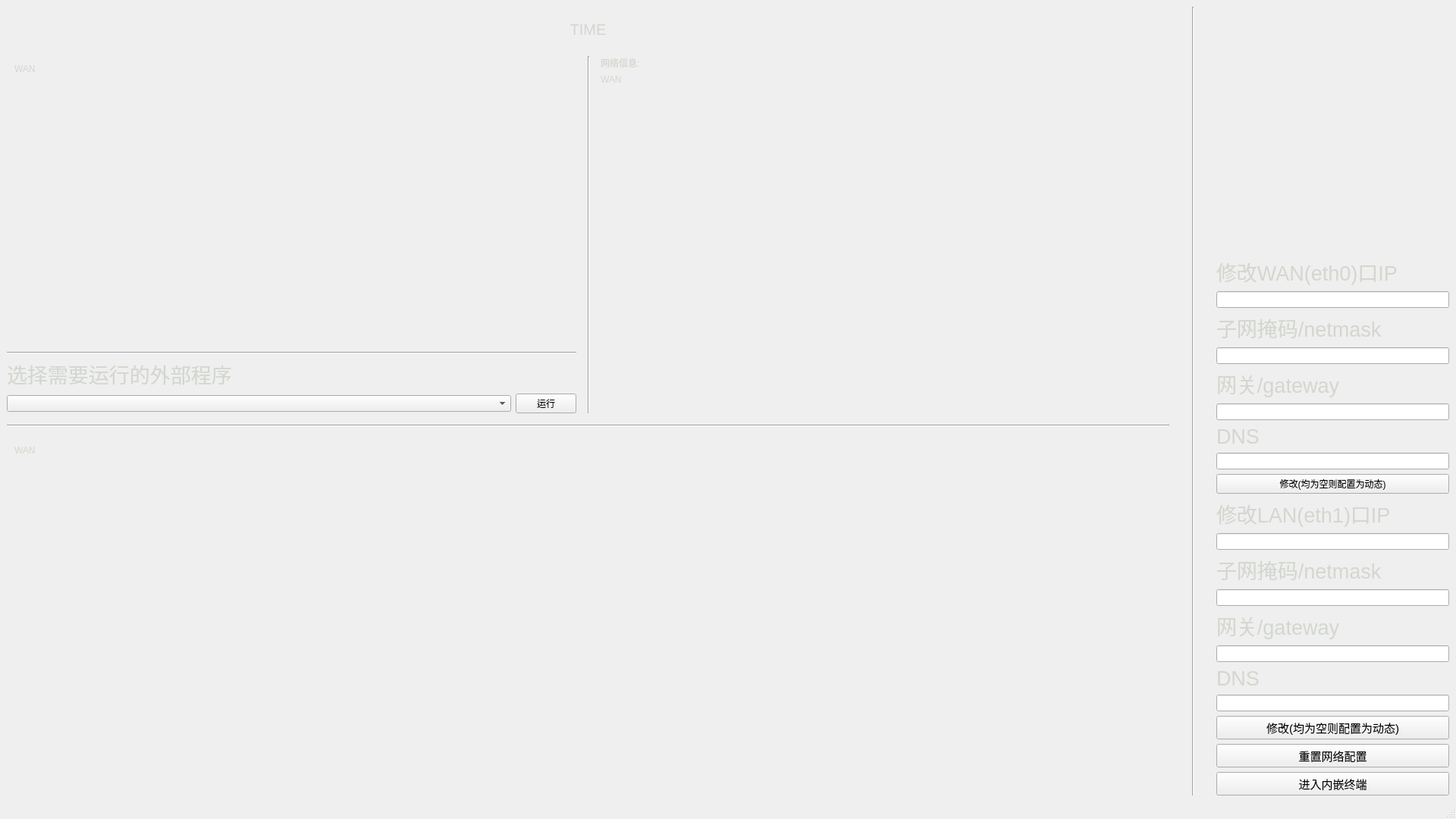
<?xml version="1.0" encoding="UTF-8"?>
<ui version="4.0">
 <class>MainWindow</class>
 <widget class="QMainWindow" name="MainWindow">
  <property name="geometry">
   <rect>
    <x>0</x>
    <y>0</y>
    <width>1920</width>
    <height>1080</height>
   </rect>
  </property>
  <property name="windowTitle">
   <string>MainWindow</string>
  </property>
  <property name="styleSheet">
   <string notr="true">#MainWindow{
border-image: url(:/new/prefix1/bg.png);
}</string>
  </property>
  <widget class="QWidget" name="centralwidget">
   <property name="styleSheet">
    <string notr="true"/>
   </property>
   <layout class="QHBoxLayout" name="horizontalLayout_3" stretch="5,0,1">
    <item>
     <layout class="QVBoxLayout" name="verticalLayout_6" stretch="1,8,0,8">
      <item>
       <widget class="QLabel" name="TIME_LABLE">
        <property name="sizePolicy">
         <sizepolicy hsizetype="Preferred" vsizetype="Minimum">
          <horstretch>0</horstretch>
          <verstretch>0</verstretch>
         </sizepolicy>
        </property>
        <property name="font">
         <font>
          <family>Ubuntu</family>
          <pointsize>15</pointsize>
          <italic>false</italic>
          <bold>false</bold>
         </font>
        </property>
        <property name="styleSheet">
         <string notr="true">color: rgb(211, 215, 207);</string>
        </property>
        <property name="text">
         <string>TIME</string>
        </property>
        <property name="textFormat">
         <enum>Qt::AutoText</enum>
        </property>
        <property name="alignment">
         <set>Qt::AlignCenter</set>
        </property>
       </widget>
      </item>
      <item>
       <layout class="QHBoxLayout" name="horizontalLayout_2" stretch="0,0,0">
        <item>
         <layout class="QVBoxLayout" name="verticalLayout_5">
          <item>
           <widget class="QScrollArea" name="scrollArea_2">
            <property name="styleSheet">
             <string notr="true">background-color: transparent;</string>
            </property>
            <property name="widgetResizable">
             <bool>true</bool>
            </property>
            <widget class="QWidget" name="scrollAreaWidgetContents_2">
             <property name="geometry">
              <rect>
               <x>0</x>
               <y>0</y>
               <width>745</width>
               <height>348</height>
              </rect>
             </property>
             <layout class="QVBoxLayout" name="verticalLayout_12">
              <item>
               <widget class="QLabel" name="info_detail">
                <property name="sizePolicy">
                 <sizepolicy hsizetype="Preferred" vsizetype="Preferred">
                  <horstretch>0</horstretch>
                  <verstretch>0</verstretch>
                 </sizepolicy>
                </property>
                <property name="styleSheet">
                 <string notr="true">color: rgb(211, 215, 207);</string>
                </property>
                <property name="text">
                 <string>&lt;html&gt;&lt;head/&gt;&lt;body&gt;&lt;p&gt;WAN                                        &lt;/p&gt;&lt;p&gt;&lt;br/&gt;&lt;/p&gt;&lt;p&gt;&lt;br/&gt;&lt;/p&gt;&lt;p&gt;&lt;br/&gt;&lt;/p&gt;&lt;p&gt;&lt;br/&gt;&lt;/p&gt;&lt;p&gt;&lt;br/&gt;&lt;/p&gt;&lt;/body&gt;&lt;/html&gt;</string>
                </property>
                <property name="textFormat">
                 <enum>Qt::AutoText</enum>
                </property>
                <property name="alignment">
                 <set>Qt::AlignLeading|Qt::AlignLeft|Qt::AlignTop</set>
                </property>
                <property name="wordWrap">
                 <bool>true</bool>
                </property>
               </widget>
              </item>
             </layout>
            </widget>
           </widget>
          </item>
          <item>
           <layout class="QVBoxLayout" name="verticalLayout_2"/>
          </item>
          <item>
           <widget class="Line" name="line_3">
            <property name="orientation">
             <enum>Qt::Horizontal</enum>
            </property>
           </widget>
          </item>
          <item>
           <layout class="QVBoxLayout" name="verticalLayout_4">
            <item>
             <widget class="QLabel" name="INFO_3">
              <property name="font">
               <font>
                <family>Ubuntu</family>
                <pointsize>20</pointsize>
                <italic>false</italic>
                <bold>false</bold>
                <kerning>true</kerning>
               </font>
              </property>
              <property name="styleSheet">
               <string notr="true">color: rgb(211, 215, 207);
</string>
              </property>
              <property name="lineWidth">
               <number>1</number>
              </property>
              <property name="text">
               <string>&lt;html&gt;&lt;head/&gt;&lt;body&gt;&lt;p&gt;选择需要运行的外部程序&lt;/p&gt;&lt;/body&gt;&lt;/html&gt;</string>
              </property>
              <property name="alignment">
               <set>Qt::AlignLeading|Qt::AlignLeft|Qt::AlignTop</set>
              </property>
             </widget>
            </item>
            <item>
             <layout class="QHBoxLayout" name="horizontalLayout">
              <item>
               <widget class="QComboBox" name="comboBoxSelectDemo">
                <property name="sizePolicy">
                 <sizepolicy hsizetype="MinimumExpanding" vsizetype="Fixed">
                  <horstretch>0</horstretch>
                  <verstretch>0</verstretch>
                 </sizepolicy>
                </property>
               </widget>
              </item>
              <item>
               <widget class="QPushButton" name="pushButtonRunDemo">
                <property name="text">
                 <string>运行</string>
                </property>
               </widget>
              </item>
             </layout>
            </item>
           </layout>
          </item>
         </layout>
        </item>
        <item>
         <widget class="Line" name="line_2">
          <property name="minimumSize">
           <size>
            <width>20</width>
            <height>0</height>
           </size>
          </property>
          <property name="orientation">
           <enum>Qt::Vertical</enum>
          </property>
         </widget>
        </item>
        <item>
         <layout class="QVBoxLayout" name="verticalLayout_3">
          <item>
           <widget class="QLabel" name="INFO_2">
            <property name="sizePolicy">
             <sizepolicy hsizetype="Preferred" vsizetype="Minimum">
              <horstretch>0</horstretch>
              <verstretch>0</verstretch>
             </sizepolicy>
            </property>
            <property name="styleSheet">
             <string notr="true">color: rgb(211, 215, 207);</string>
            </property>
            <property name="text">
             <string>&lt;html&gt;&lt;head/&gt;&lt;body&gt;&lt;p&gt;网络信息:&lt;/p&gt;&lt;/body&gt;&lt;/html&gt;</string>
            </property>
            <property name="textFormat">
             <enum>Qt::AutoText</enum>
            </property>
            <property name="alignment">
             <set>Qt::AlignLeading|Qt::AlignLeft|Qt::AlignTop</set>
            </property>
           </widget>
          </item>
          <item>
           <widget class="QLabel" name="ip_detail">
            <property name="sizePolicy">
             <sizepolicy hsizetype="MinimumExpanding" vsizetype="MinimumExpanding">
              <horstretch>0</horstretch>
              <verstretch>0</verstretch>
             </sizepolicy>
            </property>
            <property name="autoFillBackground">
             <bool>false</bool>
            </property>
            <property name="styleSheet">
             <string notr="true">color: rgb(211, 215, 207);</string>
            </property>
            <property name="text">
             <string>&lt;html&gt;&lt;head/&gt;&lt;body&gt;&lt;p&gt;WAN&lt;/p&gt;&lt;p&gt;&lt;br/&gt;&lt;/p&gt;&lt;p&gt;&lt;br/&gt;&lt;/p&gt;&lt;p&gt;&lt;br/&gt;&lt;/p&gt;&lt;p&gt;&lt;br/&gt;&lt;/p&gt;&lt;/body&gt;&lt;/html&gt;</string>
            </property>
            <property name="textFormat">
             <enum>Qt::AutoText</enum>
            </property>
            <property name="alignment">
             <set>Qt::AlignLeading|Qt::AlignLeft|Qt::AlignTop</set>
            </property>
            <property name="wordWrap">
             <bool>true</bool>
            </property>
           </widget>
          </item>
         </layout>
        </item>
       </layout>
      </item>
      <item>
       <widget class="Line" name="line">
        <property name="sizePolicy">
         <sizepolicy hsizetype="Minimum" vsizetype="Fixed">
          <horstretch>0</horstretch>
          <verstretch>0</verstretch>
         </sizepolicy>
        </property>
        <property name="minimumSize">
         <size>
          <width>0</width>
          <height>20</height>
         </size>
        </property>
        <property name="sizeIncrement">
         <size>
          <width>0</width>
          <height>0</height>
         </size>
        </property>
        <property name="baseSize">
         <size>
          <width>0</width>
          <height>0</height>
         </size>
        </property>
        <property name="orientation">
         <enum>Qt::Horizontal</enum>
        </property>
       </widget>
      </item>
      <item>
       <widget class="QScrollArea" name="scrollArea">
        <property name="styleSheet">
         <string notr="true">background-color: transparent;</string>
        </property>
        <property name="widgetResizable">
         <bool>true</bool>
        </property>
        <widget class="QWidget" name="scrollAreaWidgetContents">
         <property name="geometry">
          <rect>
           <x>0</x>
           <y>0</y>
           <width>1532</width>
           <height>467</height>
          </rect>
         </property>
         <layout class="QVBoxLayout" name="verticalLayout_9">
          <item>
           <widget class="QLabel" name="info_detail_2">
            <property name="minimumSize">
             <size>
              <width>20</width>
              <height>20</height>
             </size>
            </property>
            <property name="styleSheet">
             <string notr="true">color: rgb(211, 215, 207);</string>
            </property>
            <property name="text">
             <string>&lt;html&gt;&lt;head/&gt;&lt;body&gt;&lt;p&gt;WAN                                        &lt;/p&gt;&lt;p&gt;&lt;br/&gt;&lt;/p&gt;&lt;p&gt;&lt;br/&gt;&lt;/p&gt;&lt;p&gt;&lt;br/&gt;&lt;/p&gt;&lt;p&gt;&lt;br/&gt;&lt;/p&gt;&lt;p&gt;&lt;br/&gt;&lt;/p&gt;&lt;/body&gt;&lt;/html&gt;</string>
            </property>
            <property name="textFormat">
             <enum>Qt::AutoText</enum>
            </property>
            <property name="alignment">
             <set>Qt::AlignLeading|Qt::AlignLeft|Qt::AlignTop</set>
            </property>
            <property name="wordWrap">
             <bool>true</bool>
            </property>
           </widget>
          </item>
         </layout>
        </widget>
       </widget>
      </item>
     </layout>
    </item>
    <item>
     <widget class="Line" name="line_4">
      <property name="minimumSize">
       <size>
        <width>50</width>
        <height>0</height>
       </size>
      </property>
      <property name="orientation">
       <enum>Qt::Vertical</enum>
      </property>
     </widget>
    </item>
    <item>
     <layout class="QVBoxLayout" name="verticalLayout_8">
      <item>
       <spacer name="verticalSpacer">
        <property name="orientation">
         <enum>Qt::Vertical</enum>
        </property>
        <property name="sizeHint" stdset="0">
         <size>
          <width>20</width>
          <height>40</height>
         </size>
        </property>
       </spacer>
      </item>
      <item>
       <layout class="QVBoxLayout" name="verticalLayout">
        <item>
         <widget class="QLabel" name="MAC_LABEL_2">
          <property name="font">
           <font>
            <family>Ubuntu</family>
            <pointsize>20</pointsize>
            <italic>false</italic>
            <bold>false</bold>
            <kerning>true</kerning>
           </font>
          </property>
          <property name="styleSheet">
           <string notr="true">color: rgb(211, 215, 207);</string>
          </property>
          <property name="lineWidth">
           <number>1</number>
          </property>
          <property name="text">
           <string>&lt;html&gt;&lt;head/&gt;&lt;body&gt;&lt;p&gt;修改WAN(eth0)口IP &lt;/p&gt;&lt;/body&gt;&lt;/html&gt;</string>
          </property>
         </widget>
        </item>
        <item>
         <widget class="QLineEdit" name="wan_ip"/>
        </item>
        <item>
         <widget class="QLabel" name="MAC_LABEL_7">
          <property name="font">
           <font>
            <family>Ubuntu</family>
            <pointsize>20</pointsize>
            <italic>false</italic>
            <bold>false</bold>
            <kerning>true</kerning>
           </font>
          </property>
          <property name="styleSheet">
           <string notr="true">color: rgb(211, 215, 207);</string>
          </property>
          <property name="text">
           <string>&lt;html&gt;&lt;head/&gt;&lt;body&gt;&lt;p&gt;子网掩码/netmask&lt;/p&gt;&lt;/body&gt;&lt;/html&gt;</string>
          </property>
         </widget>
        </item>
        <item>
         <widget class="QLineEdit" name="wan_net">
          <property name="enabled">
           <bool>true</bool>
          </property>
         </widget>
        </item>
        <item>
         <widget class="QLabel" name="MAC_LABEL_5">
          <property name="font">
           <font>
            <family>Ubuntu</family>
            <pointsize>20</pointsize>
            <italic>false</italic>
            <bold>false</bold>
            <kerning>true</kerning>
           </font>
          </property>
          <property name="styleSheet">
           <string notr="true">color: rgb(211, 215, 207);</string>
          </property>
          <property name="text">
           <string>&lt;html&gt;&lt;head/&gt;&lt;body&gt;&lt;p&gt;网关/gateway&lt;/p&gt;&lt;/body&gt;&lt;/html&gt;</string>
          </property>
         </widget>
        </item>
        <item>
         <widget class="QLineEdit" name="wan_gate"/>
        </item>
        <item>
         <widget class="QLabel" name="MAC_LABEL_8">
          <property name="font">
           <font>
            <family>Ubuntu</family>
            <pointsize>20</pointsize>
            <italic>false</italic>
            <bold>false</bold>
            <kerning>true</kerning>
           </font>
          </property>
          <property name="styleSheet">
           <string notr="true">color: rgb(211, 215, 207);</string>
          </property>
          <property name="text">
           <string>&lt;html&gt;&lt;head/&gt;&lt;body&gt;&lt;p&gt;DNS&lt;/p&gt;&lt;/body&gt;&lt;/html&gt;</string>
          </property>
         </widget>
        </item>
        <item>
         <widget class="QLineEdit" name="wan_dns"/>
        </item>
        <item>
         <widget class="QPushButton" name="wan_button">
          <property name="text">
           <string>修改(均为空则配置为动态)</string>
          </property>
         </widget>
        </item>
       </layout>
      </item>
      <item>
       <layout class="QVBoxLayout" name="verticalLayout_7">
        <item>
         <widget class="QLabel" name="MAC_LABEL_3">
          <property name="font">
           <font>
            <family>Ubuntu</family>
            <pointsize>20</pointsize>
            <italic>false</italic>
            <bold>false</bold>
            <kerning>true</kerning>
           </font>
          </property>
          <property name="styleSheet">
           <string notr="true">color: rgb(211, 215, 207);</string>
          </property>
          <property name="text">
           <string>&lt;html&gt;&lt;head/&gt;&lt;body&gt;&lt;p&gt;修改LAN(eth1)口IP&lt;/p&gt;&lt;/body&gt;&lt;/html&gt;</string>
          </property>
         </widget>
        </item>
        <item>
         <widget class="QLineEdit" name="lan_ip"/>
        </item>
        <item>
         <widget class="QLabel" name="MAC_LABEL_4">
          <property name="font">
           <font>
            <family>Ubuntu</family>
            <pointsize>20</pointsize>
            <italic>false</italic>
            <bold>false</bold>
            <kerning>true</kerning>
           </font>
          </property>
          <property name="styleSheet">
           <string notr="true">color: rgb(211, 215, 207);</string>
          </property>
          <property name="text">
           <string>&lt;html&gt;&lt;head/&gt;&lt;body&gt;&lt;p&gt;子网掩码/netmask&lt;/p&gt;&lt;/body&gt;&lt;/html&gt;</string>
          </property>
         </widget>
        </item>
        <item>
         <widget class="QLineEdit" name="lan_net"/>
        </item>
        <item>
         <widget class="QLabel" name="MAC_LABEL_9">
          <property name="font">
           <font>
            <family>Ubuntu</family>
            <pointsize>20</pointsize>
            <italic>false</italic>
            <bold>false</bold>
            <kerning>true</kerning>
           </font>
          </property>
          <property name="styleSheet">
           <string notr="true">color: rgb(211, 215, 207);</string>
          </property>
          <property name="text">
           <string>&lt;html&gt;&lt;head/&gt;&lt;body&gt;&lt;p&gt;网关/gateway&lt;/p&gt;&lt;/body&gt;&lt;/html&gt;</string>
          </property>
         </widget>
        </item>
        <item>
         <widget class="QLineEdit" name="lan_gate"/>
        </item>
        <item>
         <widget class="QLabel" name="MAC_LABEL_6">
          <property name="font">
           <font>
            <family>Ubuntu</family>
            <pointsize>20</pointsize>
            <italic>false</italic>
            <bold>false</bold>
            <kerning>true</kerning>
           </font>
          </property>
          <property name="styleSheet">
           <string notr="true">color: rgb(211, 215, 207);</string>
          </property>
          <property name="text">
           <string>&lt;html&gt;&lt;head/&gt;&lt;body&gt;&lt;p&gt;DNS&lt;/p&gt;&lt;/body&gt;&lt;/html&gt;</string>
          </property>
         </widget>
        </item>
        <item>
         <widget class="QLineEdit" name="lan_dns"/>
        </item>
        <item>
         <widget class="QPushButton" name="lan_button">
          <property name="font">
           <font>
            <pointsize>11</pointsize>
           </font>
          </property>
          <property name="text">
           <string>修改(均为空则配置为动态)</string>
          </property>
         </widget>
        </item>
        <item>
         <widget class="QPushButton" name="lan_button_2">
          <property name="font">
           <font>
            <pointsize>11</pointsize>
           </font>
          </property>
          <property name="text">
           <string>重置网络配置</string>
          </property>
         </widget>
        </item>
       </layout>
      </item>
      <item>
       <widget class="QPushButton" name="show_net_button">
        <property name="font">
         <font>
          <pointsize>11</pointsize>
         </font>
        </property>
        <property name="text">
         <string>进入内嵌终端</string>
        </property>
       </widget>
      </item>
     </layout>
    </item>
   </layout>
  </widget>
  <widget class="QStatusBar" name="statusbar"/>
 </widget>
 <resources/>
 <connections/>
</ui>
